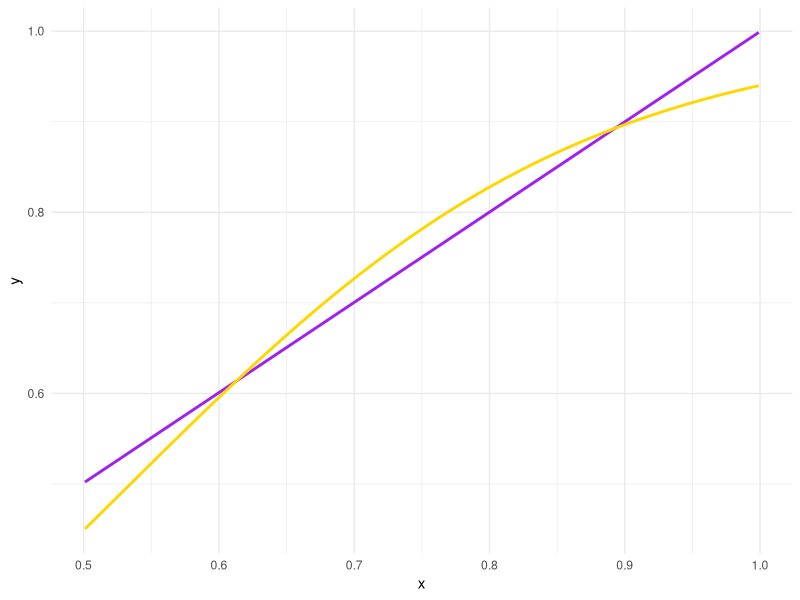
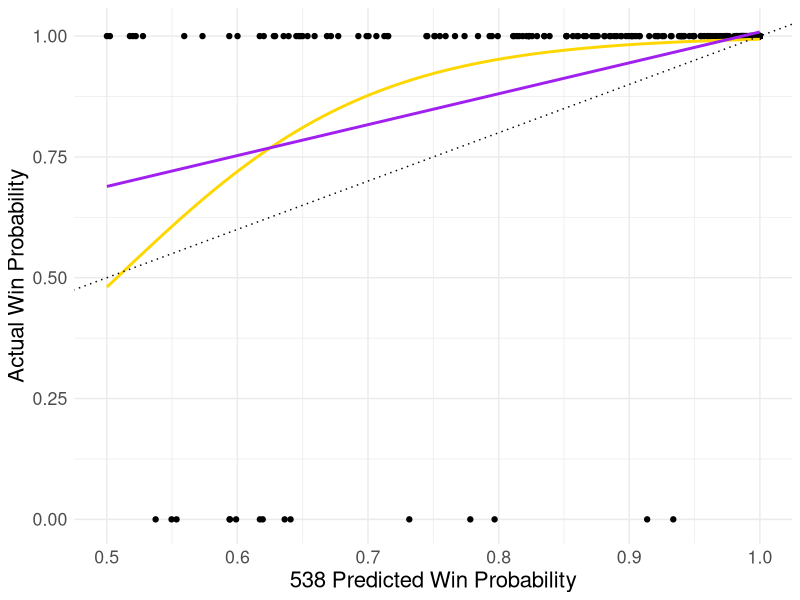
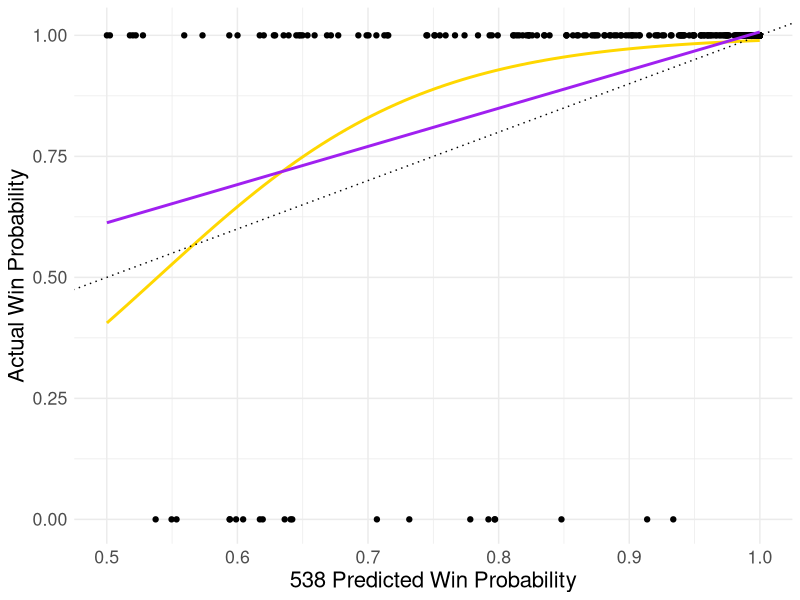

Here is the R script that generated these plots, in order:
## ---- chunk 1
library(tidyverse)
library(knitr)
prettify <- function(x) {
  sapply(unlist(strsplit(x, "_")), function(y) {
    substr(y, 1, 1) <- toupper(substr(y, 1, 1))
    y
  }) %>% 
    paste(collapse = " ")
}
set.seed(1839)
n <- 100000
x <- runif(n, .501, .999)
y <- rbinom(n, 1, x)
simdat <- data.frame(x, y)

fig_simulated <- ggplot(simdat, aes(x = x, y = y)) +
  geom_smooth(method = "lm", se = FALSE, color = "purple") +
  geom_smooth(method.args = list(family = binomial()), 
              se = FALSE, color = "gold", method = "glm") +
  theme_minimal()

dat <- read_csv("fivethirtyeight_final.csv") %>% 
  filter(win_probability < 1L)

results <- with(
  dat[!is.na(dat$won), ],
  list(
    mean_win_prob = mean(win_probability),
    correct_rate = mean(won)
  )
) %>% 
  lapply(function(x) paste0(round(x, 3) * 100, "%"))

outstanding_races <- dat %>% 
  filter(is.na(won)) %>% 
  select(state, race_type, candidate, party, incumbent, win_probability)

wrong_predictions <- dat %>% 
  filter(!won & !is.na(won)) %>% 
  arrange(desc(win_probability)) %>% 
  select(state, race_type, candidate, party, incumbent, win_probability)

figure1 <- ggplot(dat, aes(x = win_probability, y = as.numeric(won))) +
  geom_point() +
  geom_smooth(
    method = "glm", 
    method.args = list(family = binomial), 
    se = FALSE,
    color = "gold"
  ) +
  geom_smooth(
    method = "lm",
    se = FALSE,
    color = "purple"
  ) +
  geom_abline(slope = 1, intercept = 0, linetype = "dotted") +
  labs(x = "538 Predicted Win Probability", y = "Actual Win Probability") +
  theme_minimal() +
  theme(text = element_text(size = 16))

# what if all outstanding races are wrong?
figure2 <- dat %>% 
  mutate(won = ifelse(is.na(won), FALSE, won)) %>% 
  ggplot(aes(x = win_probability, y = as.numeric(won))) +
  geom_point() +
  geom_smooth(
    method = "glm", 
    method.args = list(family = binomial),
    se = FALSE,
    color = "gold"
  ) +
  geom_smooth(
    method = "lm",
    se = FALSE,
    color = "purple"
  ) +
  geom_abline(slope = 1, intercept = 0, linetype = "dotted") +
  labs(x = "538 Predicted Win Probability", y = "Actual Win Probability") +
  theme_minimal() +
  theme(text = element_text(size = 16))

# bucketed
results_thresholds <- dat %>% 
  filter(win_probability <= .75 & !is.na(won)) %>% 
  summarise(threshold = .75,
            count = n(),
            mean_win_probability = mean(win_probability),
            correct_rate = mean(won)) %>% 
  bind_rows({
    dat %>% 
      filter(win_probability <= .65 & !is.na(won)) %>% 
      summarise(threshold = .65,
                count = n(),
                mean_win_probability = mean(win_probability),
                correct_rate = mean(won))
  }) %>% 
  bind_rows({
    dat %>% 
      filter(win_probability <= .55 & !is.na(won)) %>% 
      summarise(threshold = .55,
                count = n(),
                mean_win_probability = mean(win_probability),
                correct_rate = mean(won))
  })
## ---- chunk 2
kable(
  outstanding_races %>% 
    mutate_if(is.character, function(x) lapply(x, prettify)),
  col.names = sapply(names(outstanding_races), prettify),
  digits = 3,
  format = "html"
)
## ---- chunk 3
kable(
  wrong_predictions %>% 
    mutate_if(is.character, function(x) lapply(x, prettify)),
  col.names = sapply(names(wrong_predictions), prettify),
  digits = 3,
  format = "html"
)
## ---- chunk 4
fig_simulated
## ---- chunk 5
figure1
## ---- chunk 6
figure2
## ---- chunk 7
kable(
  results_thresholds %>% 
    mutate_if(is.character, function(x) lapply(x, prettify)),
  col.names = sapply(names(results_thresholds), prettify),
  digits = 3,
  format = "html"
)
